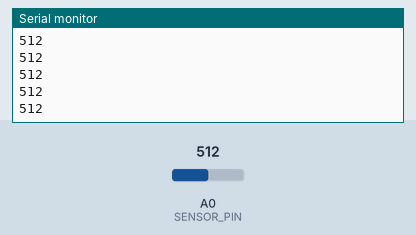
Recording of a sketch running on a simulated Arduino Uno, built with avr-gcc and run on an emulated ATmega328P. Shown: the last lines printed to the serial monitor. Inputs (shaded band) come from the test bench; at power-on: A0 (SENSOR_PIN) = 512.

Above: at 1.2 s.
1.3 s: A0 (SENSOR_PIN) set to 716
At 2.1 s:
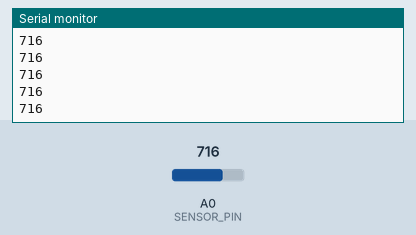
2.8 s: A0 (SENSOR_PIN) set to 900
At 3.8 s:
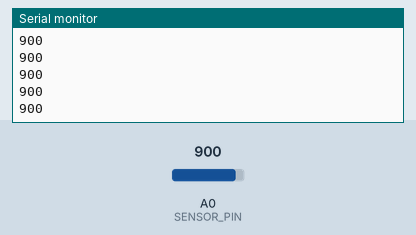
Timing chart, 0 to 5.8 s (numbered marks = the images above; inputs shaded):
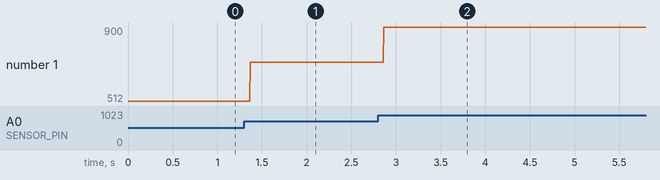

The sketch:

arduino_to_max_serial.ino
```cpp
// Sensor_pin connecting to component
const int SENSOR_PIN = A0;

void setup() {
  // start serial comms at 9600 bps
  Serial.begin(9600);
}

void loop() {
  // print an analog read val (0-1023) to the serial port
  Serial.println(analogRead(SENSOR_PIN));

  // slight delay to settle analog-to-digital converter
  delay(2);
}
```

Measured:
- after the input at 1.3 s, the serial monitor: prints a new line after 0.07 s (image 1)
- after the input at 2.8 s, the serial monitor: prints a new line after 0.07 s (image 2)
- plotted number 1: 512 → 716 after the input at 1.3 s, 716 → 900 after the input at 2.8 s
